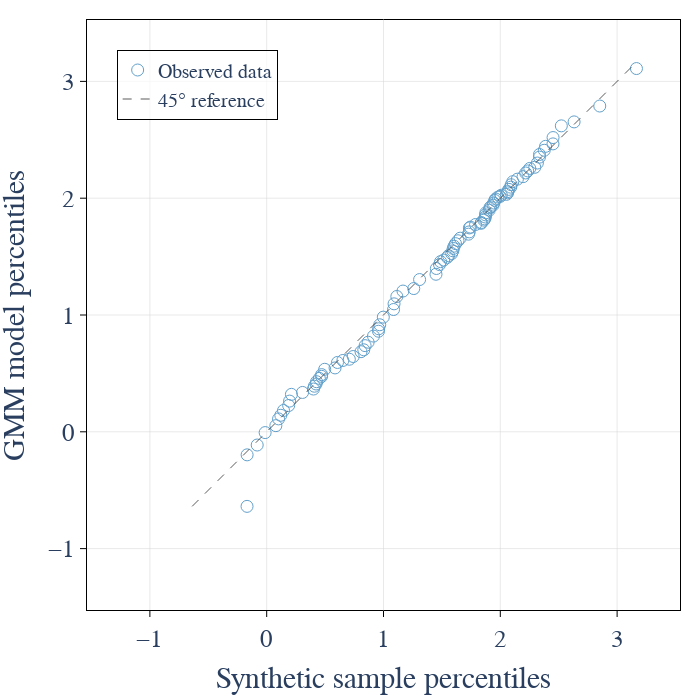

This figure's notebook cell:
### Code cell
import numpy as np
import pyco2stats as PyCO2
import plotly.graph_objects as go
import plotly.io as pio

# ── 1) Build empty figure ─────────────────────────────────────────────
fig = go.Figure()

# ── 2) Draw the Q–Q plot ───────────────────────────────────────────────
PyCO2.Visualize_Plotly.qq_plot(
    fig=fig,
    raw_data   = my_sample.flatten(),
    model_data = skEM_sample.flatten(),

    # marker_kwargs can accept any go.Scatter kwargs; here we pull out marker independently:
    marker_kwargs = {
        'marker': {'size': 12, 'color': '#1f77b4', 'symbol': 'circle-open'},
        'opacity': 0.7
    },

    # line_kwargs similarly controls the 45° line:
    line_kwargs = {
        'line': {'dash': 'dash', 'color': '#333333', 'width': 1},
        'opacity': 0.8
    }
)

# ── 3) Style the axes ─────────────────────────────────────────────────
AX_RANGE = [-1.5, 3.5]

fig.update_xaxes(
    title_text    = "Synthetic sample percentiles",
    title_font    = dict(size=30),
    tickfont      = dict(size=25),
    range         = AX_RANGE,
    scaleanchor   = "y",     # lock x/y ratio
    scaleratio    = 1,
    showgrid      = True,
    gridcolor     = "lightgray",
    gridwidth     = 0.5,
    zeroline      = False,
    mirror        = True,
    showline      = True,
    linecolor     = "black",
    linewidth     = 1,
    ticks         = "outside",
    ticklen       = 6,
    tickcolor     = "black"
)

fig.update_yaxes(
    title_text    = "GMM model percentiles",
    title_font    = dict(size=30),
    tickfont      = dict(size=25),
    range         = AX_RANGE,
    showgrid      = True,
    gridcolor     = "lightgray",
    gridwidth     = 0.5,
    zeroline      = False,
    mirror        = True,
    showline      = True,
    linecolor     = "black",
    linewidth     = 1,
    ticks         = "outside",
    ticklen       = 6,
    tickcolor     = "black"
)

# ── 4) Legend & layout tweaks ─────────────────────────────────────────
# Rename the two traces for clarity, leave only those two in the legend
fig.data[0].name = "Observed data"
fig.data[1].name = "45° reference"
fig.data[0].showlegend = True
fig.data[1].showlegend = True

fig.update_layout(
    width        = 700,
    height       = 700,
    template     = "plotly_white",
    font_family  = "Times New Roman",
    font_size    = 22,
    margin       = dict(l=60, r=20, t=20, b=60),
    legend       = dict(
        x      = 0.05,
        y      = 0.95,
        bgcolor= "rgba(255,255,255,0.7)",
        bordercolor="black",
        borderwidth=1,
        font   = dict(size=20)
    )
)

# ── 5) Show inline ────────────────────────────────────────────────────
fig.show()
pio.write_image(fig, "Visualize_Sinclair_Plotly.png", width=900, height=900, scale=2)

### Figure 1 — Plotly figure (JSON) as saved in the notebook; plotly's stock layout.template omitted (floating-point values rounded to 4 significant figures)
{"data": [{"marker": {"color": "#1f77b4", "size": 12, "symbol": "circle-open"}, "mode": "markers", "name": "Observed data", "opacity": 0.7, "showlegend": true, "type": "scatter", "x": [-0.1683, -0.1676, -0.08131, -0.01326, 0.07861, 0.1017, 0.1209, 0.1441, 0.1882, 0.1959, 0.2117, 0.3071, 0.4004, 0.4082, 0.4226, 0.427, 0.4508, 0.4701, 0.471, 0.4966, 0.5852, 0.606, 0.6522, 0.7075, 0.7405, 0.8076, 0.8312, 0.8426, 0.8684, 0.9141, 0.9573, 0.9585, 0.9679, 0.9983, 1.086, 1.09, 1.114, 1.167, 1.259, 1.309, 1.449, 1.453, 1.48, 1.489, 1.516, 1.547, 1.557, 1.584, 1.594, 1.597, 1.604, 1.616, 1.638, 1.656, 1.728, 1.734, 1.735, 1.744, 1.788, 1.836, 1.837, 1.859, 1.866, 1.872, 1.874, 1.876, 1.904, 1.911, 1.918, 1.938, 1.944, 1.953, 1.961, 1.98, 1.998, 2.009, 2.052, 2.063, 2.063, 2.073, 2.089, 2.093, 2.107, 2.146, 2.195, 2.217, 2.234, 2.253, 2.295, 2.317, 2.335, 2.335, 2.376, 2.387, 2.451, 2.452, 2.522, 2.632, 2.851, 3.166], "y": [-0.6382, -0.1972, -0.1131, -0.006628, 0.05271, 0.1105, 0.1415, 0.1826, 0.225, 0.2629, 0.3207, 0.337, 0.3662, 0.3903, 0.4094, 0.429, 0.4574, 0.4746, 0.4895, 0.5352, 0.5471, 0.5937, 0.6108, 0.6213, 0.6447, 0.6858, 0.7021, 0.7377, 0.767, 0.8194, 0.8611, 0.882, 0.9164, 0.9817, 1.047, 1.096, 1.159, 1.205, 1.226, 1.303, 1.349, 1.398, 1.432, 1.457, 1.47, 1.493, 1.508, 1.526, 1.55, 1.57, 1.589, 1.611, 1.636, 1.658, 1.692, 1.712, 1.746, 1.753, 1.775, 1.785, 1.792, 1.812, 1.823, 1.839, 1.857, 1.875, 1.897, 1.917, 1.927, 1.941, 1.959, 1.981, 1.993, 2.01, 2.015, 2.025, 2.033, 2.045, 2.056, 2.076, 2.094, 2.115, 2.141, 2.163, 2.184, 2.216, 2.233, 2.255, 2.264, 2.301, 2.351, 2.374, 2.41, 2.444, 2.465, 2.519, 2.619, 2.653, 2.789, 3.11]}, {"line": {"color": "#333333", "dash": "dash", "width": 1}, "mode": "lines", "name": "45° reference", "opacity": 0.8, "showlegend": true, "type": "scatter", "x": [-0.6382, 3.166], "y": [-0.6382, 3.166]}], "layout": {"font": {"family": "Times New Roman", "size": 22}, "height": 700, "legend": {"bgcolor": "rgba(255,255,255,0.7)", "bordercolor": "black", "borderwidth": 1, "font": {"size": 20}, "x": 0.05, "y": 0.95}, "margin": {"b": 60, "l": 60, "r": 20, "t": 20}, "width": 700, "xaxis": {"domain": [0, 1], "gridcolor": "lightgray", "gridwidth": 0.5, "linecolor": "black", "linewidth": 1, "mirror": true, "range": [-1.513, 3.513], "scaleanchor": "y", "scaleratio": 1, "showgrid": true, "showline": true, "tickcolor": "black", "tickfont": {"size": 25}, "ticklen": 6, "ticks": "outside", "title": {"font": {"size": 30}, "text": "Synthetic sample percentiles"}, "type": "linear", "zeroline": false}, "yaxis": {"domain": [0, 1], "gridcolor": "lightgray", "gridwidth": 0.5, "linecolor": "black", "linewidth": 1, "mirror": true, "range": [-1.5, 3.5], "showgrid": true, "showline": true, "tickcolor": "black", "tickfont": {"size": 25}, "ticklen": 6, "ticks": "outside", "title": {"font": {"size": 30}, "text": "GMM model percentiles"}, "type": "linear", "zeroline": false}}}
